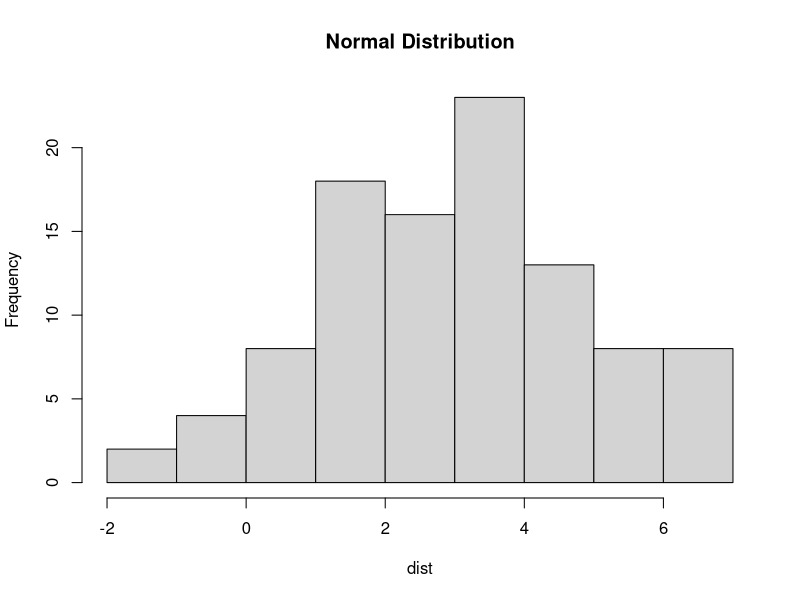

Write R code to recreate this figure.
library(rjson)

dist = rnorm(100, 3, 2)
# dist = runif(100, 0, 1)
# dist = rexp(100, 3);

jsoned <- toJSON(dist)

write.table(jsoned, './norm_dist1.json', row.names = FALSE, col.names = FALSE, quote = FALSE)
png(file = "./norm_dist1.png")
hist(dist, main = "Normal Distribution")

# write.table(jsoned, './unif_dist1.json', row.names = FALSE, col.names = FALSE, quote = FALSE)
# png(file = "unif_dist1.png")
# hist(dist, main = "Uniform Distribution")

# write.table(jsoned, './exp_dist1.json', row.names = FALSE, col.names = FALSE, quote = FALSE)
# png(file = "exp_dist1.png")
# hist(dist, main = "Exponential Distribution")

# Save the file.
dev.off()
